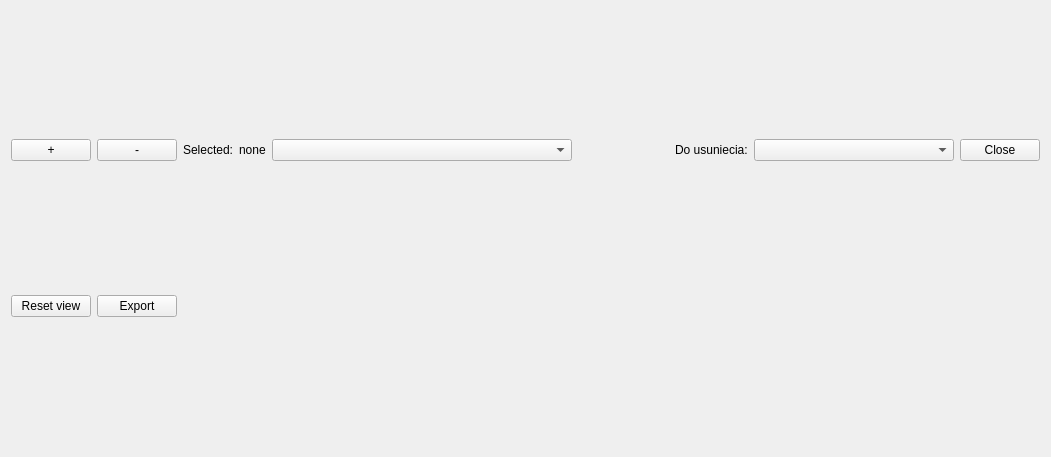
<?xml version="1.0" encoding="UTF-8"?>
<ui version="4.0">
 <class>SystemWidget</class>
 <widget class="QWidget" name="SystemWidget">
  <property name="geometry">
   <rect>
    <x>0</x>
    <y>0</y>
    <width>1051</width>
    <height>457</height>
   </rect>
  </property>
  <property name="windowTitle">
   <string>SystemWidget</string>
  </property>
  <layout class="QVBoxLayout" name="verticalLayout">
   <item>
    <layout class="QHBoxLayout" name="horizontalLayout" stretch="0,0,0,0,0,0,0,0,0">
     <property name="bottomMargin">
      <number>0</number>
     </property>
     <item>
      <widget class="QPushButton" name="pushButton_zoom_in">
       <property name="text">
        <string>+</string>
       </property>
      </widget>
     </item>
     <item>
      <widget class="QPushButton" name="pushButton_zoom_out">
       <property name="text">
        <string>-</string>
       </property>
      </widget>
     </item>
     <item>
      <widget class="QLabel" name="label">
       <property name="text">
        <string>Selected:</string>
       </property>
      </widget>
     </item>
     <item>
      <widget class="QLabel" name="labelSelectedComponent">
       <property name="text">
        <string>none</string>
       </property>
      </widget>
     </item>
     <item>
      <widget class="QComboBox" name="comboBoxConnections">
       <property name="sizePolicy">
        <sizepolicy hsizetype="Preferred" vsizetype="Fixed">
         <horstretch>0</horstretch>
         <verstretch>0</verstretch>
        </sizepolicy>
       </property>
       <property name="minimumSize">
        <size>
         <width>300</width>
         <height>0</height>
        </size>
       </property>
       <property name="frame">
        <bool>true</bool>
       </property>
      </widget>
     </item>
     <item>
      <spacer name="horizontalSpacer">
       <property name="orientation">
        <enum>Qt::Horizontal</enum>
       </property>
       <property name="sizeHint" stdset="0">
        <size>
         <width>40</width>
         <height>20</height>
        </size>
       </property>
      </spacer>
     </item>
     <item>
      <widget class="QLabel" name="label_2">
       <property name="text">
        <string>Do usuniecia:</string>
       </property>
      </widget>
     </item>
     <item>
      <widget class="QComboBox" name="comboBoxGraphs">
       <property name="minimumSize">
        <size>
         <width>200</width>
         <height>0</height>
        </size>
       </property>
      </widget>
     </item>
     <item>
      <widget class="QPushButton" name="pushButton_close">
       <property name="text">
        <string>Close</string>
       </property>
      </widget>
     </item>
    </layout>
   </item>
   <item>
    <layout class="QHBoxLayout" name="horizontalLayout_3">
     <item>
      <widget class="QPushButton" name="pushButton_reset_view">
       <property name="text">
        <string>Reset view</string>
       </property>
      </widget>
     </item>
     <item>
      <widget class="QPushButton" name="pushButton_export">
       <property name="text">
        <string>Export</string>
       </property>
      </widget>
     </item>
     <item>
      <spacer name="horizontalSpacer_2">
       <property name="orientation">
        <enum>Qt::Horizontal</enum>
       </property>
       <property name="sizeHint" stdset="0">
        <size>
         <width>40</width>
         <height>20</height>
        </size>
       </property>
      </spacer>
     </item>
    </layout>
   </item>
  </layout>
 </widget>
 <resources/>
 <connections/>
</ui>
